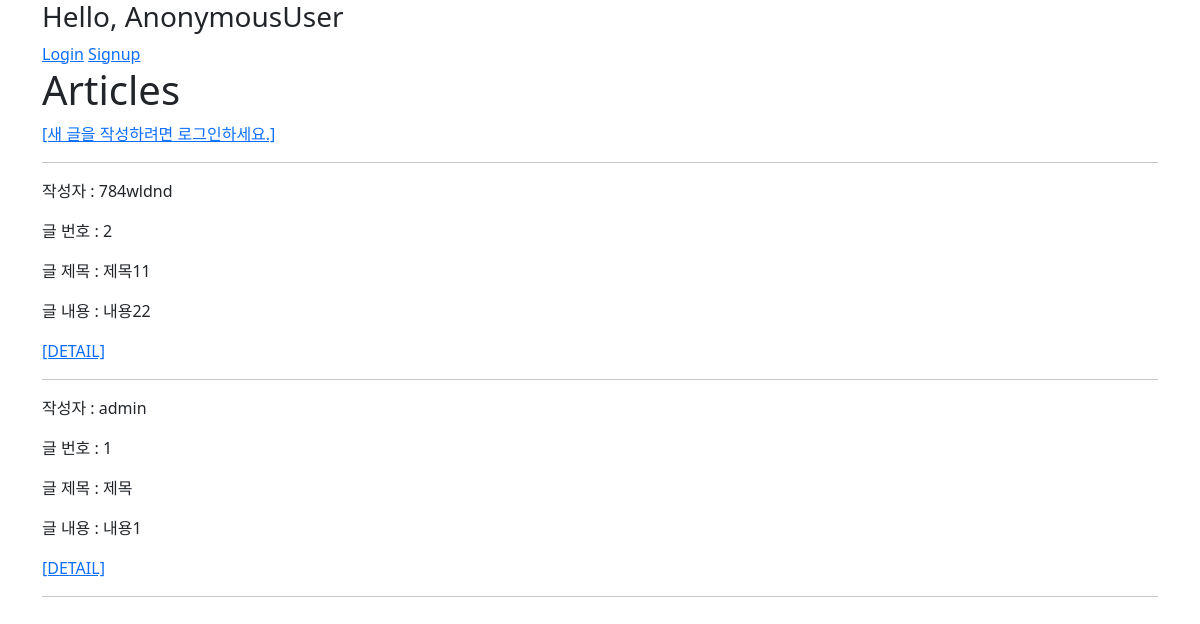
The app's page /articles/ with its own data.
### articles/models.py (models this page shows, shortened)
class Article(models.Model):
    user = models.ForeignKey(settings.AUTH_USER_MODEL, on_delete=models.CASCADE)
    title = models.CharField(max_length=10)
    content = models.TextField()
    created_at = models.DateTimeField(auto_now_add=True)
    updated_at = models.DateTimeField(auto_now=True)

### accounts/models.py (models this page shows)
class User(AbstractUser):
    pass

### articles/views.py (the view)
# urls.py: path('', views.index, name='index'),
@require_safe
def index(request):
    articles = Article.objects.order_by('-pk')
    context = {
        'articles': articles,
    }
    return render(request, 'articles/index.html', context)

### articles/templates/articles/index.html
{% extends 'base.html' %}
{% block content %}
  <h1>Articles</h1>
  {% if request.user.is_authenticated %}
    <a href="{% url 'articles:create' %}">[CREATE]</a>
  {% else %}
    <a href="{% url 'accounts:login' %}">[새 글을 작성하려면 로그인하세요.]</a>
  {% endif %}
  <hr>
  {% for article in articles %}
    <p>작성자 : {{article.user }}</p>
    <p>글 번호 : {{ article.pk }}</p>
    <p>글 제목 : {{ article.title }}</p>
    <p>글 내용 : {{ article.content }}</p>
    <a href="{% url 'articles:detail' article.pk %}">[DETAIL]</a>
    <hr>
  {% endfor %}
{% endblock %}

### records on screen
Article: user "784wldnd", pk "2", title "제목11", content "내용22"
Article: user "admin", pk "1", title "제목", content "내용1"
